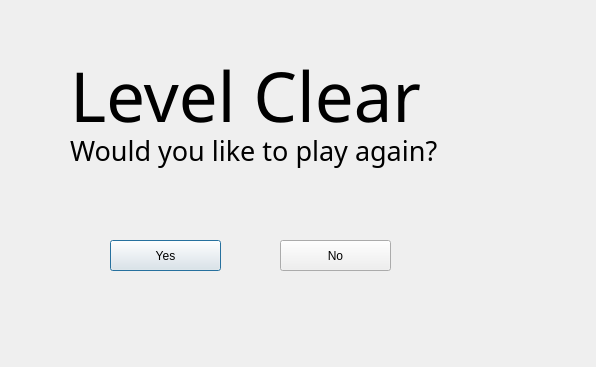
<?xml version="1.0" encoding="UTF-8"?>
<ui version="4.0">
 <class>LevelCompleteWindow</class>
 <widget class="QDialog" name="LevelCompleteWindow">
  <property name="geometry">
   <rect>
    <x>0</x>
    <y>0</y>
    <width>596</width>
    <height>367</height>
   </rect>
  </property>
  <property name="windowTitle">
   <string>Dialog</string>
  </property>
  <widget class="QLabel" name="label">
   <property name="geometry">
    <rect>
     <x>70</x>
     <y>40</y>
     <width>501</width>
     <height>111</height>
    </rect>
   </property>
   <property name="font">
    <font>
     <family>Adobe Caslon Pro</family>
     <pointsize>52</pointsize>
    </font>
   </property>
   <property name="text">
    <string>Level Clear</string>
   </property>
  </widget>
  <widget class="QPushButton" name="pushButton">
   <property name="geometry">
    <rect>
     <x>110</x>
     <y>240</y>
     <width>111</width>
     <height>31</height>
    </rect>
   </property>
   <property name="toolTip">
    <string>Play Again</string>
   </property>
   <property name="text">
    <string>Yes</string>
   </property>
  </widget>
  <widget class="QPushButton" name="pushButton_2">
   <property name="geometry">
    <rect>
     <x>280</x>
     <y>240</y>
     <width>111</width>
     <height>31</height>
    </rect>
   </property>
   <property name="toolTip">
    <string>Quit</string>
   </property>
   <property name="text">
    <string>No</string>
   </property>
  </widget>
  <widget class="QLabel" name="label_2">
   <property name="geometry">
    <rect>
     <x>70</x>
     <y>120</y>
     <width>401</width>
     <height>61</height>
    </rect>
   </property>
   <property name="font">
    <font>
     <family>Adobe Caslon Pro</family>
     <pointsize>20</pointsize>
    </font>
   </property>
   <property name="text">
    <string>Would you like to play again?</string>
   </property>
  </widget>
  <widget class="QLabel" name="label_3">
   <property name="geometry">
    <rect>
     <x>420</x>
     <y>170</y>
     <width>171</width>
     <height>181</height>
    </rect>
   </property>
   <property name="text">
    <string/>
   </property>
   <property name="pixmap">
    <pixmap resource="mario.qrc">:/images/gameover.png</pixmap>
   </property>
  </widget>
 </widget>
 <resources>
  <include location="mario.qrc"/>
 </resources>
 <connections/>
</ui>
